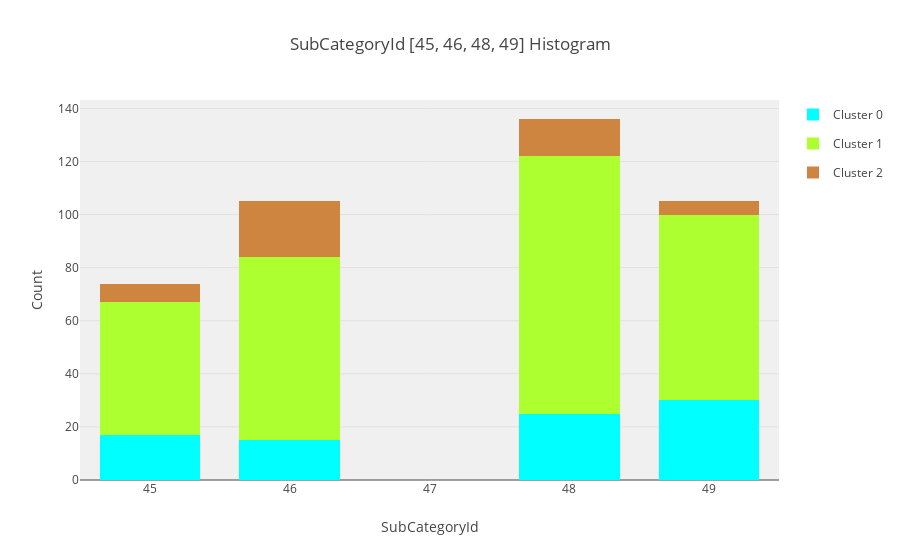

Notebook code for this chart:
### Code cell
# Let's plot a histogram of [45, 46, 48, 49] SubCategoryId
data_plot = []

for c in range(max(clusters) + 1) :
    
    data_clusters = between_45_49[clusters == c]
    first = True 
    
    for subcategory in [45, 46, 48, 49] :
        data_plot.append(
            go.Histogram(
                x = data_clusters[SUBCATEGORYID_COLUMN][data_clusters[SUBCATEGORYID_COLUMN] == subcategory].values,
                name = 'Cluster ' + str(c),
                legendgroup = c,
                showlegend = first,
                marker = dict(
                    color = COLOR_MAP[c]
                )
            )
        )
        
        first = False
        
        

layout = go.Layout(
    title='SubCategoryId [45, 46, 48, 49] Histogram',
    xaxis=dict(
        title='SubCategoryId'
    ),
    yaxis=dict(
        title='Count'
    ),
    bargap=0.2,
    bargroupgap=0.1,
    barmode='stack',
    plot_bgcolor='rgba(240,240,240, 0.95)'
)

fig = go.Figure(data=data_plot, layout=layout)
offline.iplot(fig)
pio.write_image(fig, get_path('histogram_subcategoryid_45_49'))
Image(get_path('histogram_subcategoryid_45_49'))

### Figure 1 — Plotly figure (JSON) as saved in the notebook; plotly's stock layout.template omitted (floating-point values rounded to 4 significant figures)
{"data": [{"legendgroup": "0", "marker": {"color": "aqua"}, "name": "Cluster 0", "showlegend": true, "type": "histogram", "uid": "f53cdbf0-a2a1-440c-89db-502469607e1a", "x": [45, 45, 45, 45, 45, 45, 45, 45, 45, 45, 45, 45, 45, 45, 45, 45, 45]}, {"legendgroup": "0", "marker": {"color": "aqua"}, "name": "Cluster 0", "showlegend": false, "type": "histogram", "uid": "75c630da-e536-4ca4-94e5-b53af9eb2080", "x": [46, 46, 46, 46, 46, 46, 46, 46, 46, 46, 46, 46, 46, 46, 46]}, {"legendgroup": "0", "marker": {"color": "aqua"}, "name": "Cluster 0", "showlegend": false, "type": "histogram", "uid": "0667b0e0-5f6a-456a-b4f6-c20bb503cb60", "x": [48, 48, 48, 48, 48, 48, 48, 48, 48, 48, 48, 48, 48, 48, 48, 48, 48, 48, 48, 48, 48, 48, 48, 48, 48]}, {"legendgroup": "0", "marker": {"color": "aqua"}, "name": "Cluster 0", "showlegend": false, "type": "histogram", "uid": "596786ea-b07e-46a0-8f39-4638fb978d73", "x": [49, 49, 49, 49, 49, 49, 49, 49, 49, 49, 49, 49, 49, 49, 49, 49, 49, 49, 49, 49, 49, 49, 49, 49, 49, 49, 49, 49, 49, 49]}, {"legendgroup": "1", "marker": {"color": "greenyellow"}, "name": "Cluster 1", "showlegend": true, "type": "histogram", "uid": "1570025e-fcb9-459b-b25e-f89888afbb12", "x": [45, 45, 45, 45, 45, 45, 45, 45, 45, 45, 45, 45, 45, 45, 45, 45, 45, 45, 45, 45, 45, 45, 45, 45, 45, 45, 45, 45, 45, 45, 45, 45, 45, 45, 45, 45, 45, 45, 45, 45, 45, 45, 45, 45, 45, 45, 45, 45, 45, 45]}, {"legendgroup": "1", "marker": {"color": "greenyellow"}, "name": "Cluster 1", "showlegend": false, "type": "histogram", "uid": "c348cbb2-7531-4391-873b-ac659784861d", "x": [46, 46, 46, 46, 46, 46, 46, 46, 46, 46, 46, 46, 46, 46, 46, 46, 46, 46, 46, 46, 46, 46, 46, 46, 46, 46, 46, 46, 46, 46, 46, 46, 46, 46, 46, 46, 46, 46, 46, 46, 46, 46, 46, 46, 46, 46, 46, 46, 46, 46, 46, 46, 46, 46, 46, 46, 46, 46, 46, 46, 46, 46, 46, 46, 46, 46, 46, 46, 46]}, {"legendgroup": "1", "marker": {"color": "greenyellow"}, "name": "Cluster 1", "showlegend": false, "type": "histogram", "uid": "1e29c785-637c-4aa5-be4e-b4bb31642d4b", "x": [48, 48, 48, 48, 48, 48, 48, 48, 48, 48, 48, 48, 48, 48, 48, 48, 48, 48, 48, 48, 48, 48, 48, 48, 48, 48, 48, 48, 48, 48, 48, 48, 48, 48, 48, 48, 48, 48, 48, 48, 48, 48, 48, 48, 48, 48, 48, 48, 48, 48, 48, 48, 48, 48, 48, 48, 48, 48, 48, 48, 48, 48, 48, 48, 48, 48, 48, 48, 48, 48, 48, 48, 48, 48, 48, 48, 48, 48, 48, 48, 48, 48, 48, 48, 48, 48, 48, 48, 48, 48, 48, 48, 48, 48, 48, 48, 48]}, {"legendgroup": "1", "marker": {"color": "greenyellow"}, "name": "Cluster 1", "showlegend": false, "type": "histogram", "uid": "253cb370-dee2-40d9-929a-05604e76c44e", "x": [49, 49, 49, 49, 49, 49, 49, 49, 49, 49, 49, 49, 49, 49, 49, 49, 49, 49, 49, 49, 49, 49, 49, 49, 49, 49, 49, 49, 49, 49, 49, 49, 49, 49, 49, 49, 49, 49, 49, 49, 49, 49, 49, 49, 49, 49, 49, 49, 49, 49, 49, 49, 49, 49, 49, 49, 49, 49, 49, 49, 49, 49, 49, 49, 49, 49, 49, 49, 49, 49]}, {"legendgroup": "2", "marker": {"color": "peru"}, "name": "Cluster 2", "showlegend": true, "type": "histogram", "uid": "4f3a7dab-ce34-47f6-8d0b-34704f36ac34", "x": [45, 45, 45, 45, 45, 45, 45]}, {"legendgroup": "2", "marker": {"color": "peru"}, "name": "Cluster 2", "showlegend": false, "type": "histogram", "uid": "38b85410-8a6c-432f-8725-78a90ab65aed", "x": [46, 46, 46, 46, 46, 46, 46, 46, 46, 46, 46, 46, 46, 46, 46, 46, 46, 46, 46, 46, 46]}, {"legendgroup": "2", "marker": {"color": "peru"}, "name": "Cluster 2", "showlegend": false, "type": "histogram", "uid": "c7a7291b-2615-4bd6-b37d-5fab52d6876d", "x": [48, 48, 48, 48, 48, 48, 48, 48, 48, 48, 48, 48, 48, 48]}, {"legendgroup": "2", "marker": {"color": "peru"}, "name": "Cluster 2", "showlegend": false, "type": "histogram", "uid": "5552db72-550f-40c1-ad81-48b7fce25372", "x": [49, 49, 49, 49, 49]}], "layout": {"bargap": 0.2, "bargroupgap": 0.1, "barmode": "stack", "plot_bgcolor": "rgba(240,240,240, 0.95)", "title": {"text": "SubCategoryId [45, 46, 48, 49] Histogram"}, "xaxis": {"title": {"text": "SubCategoryId"}}, "yaxis": {"title": {"text": "Count"}}}}
